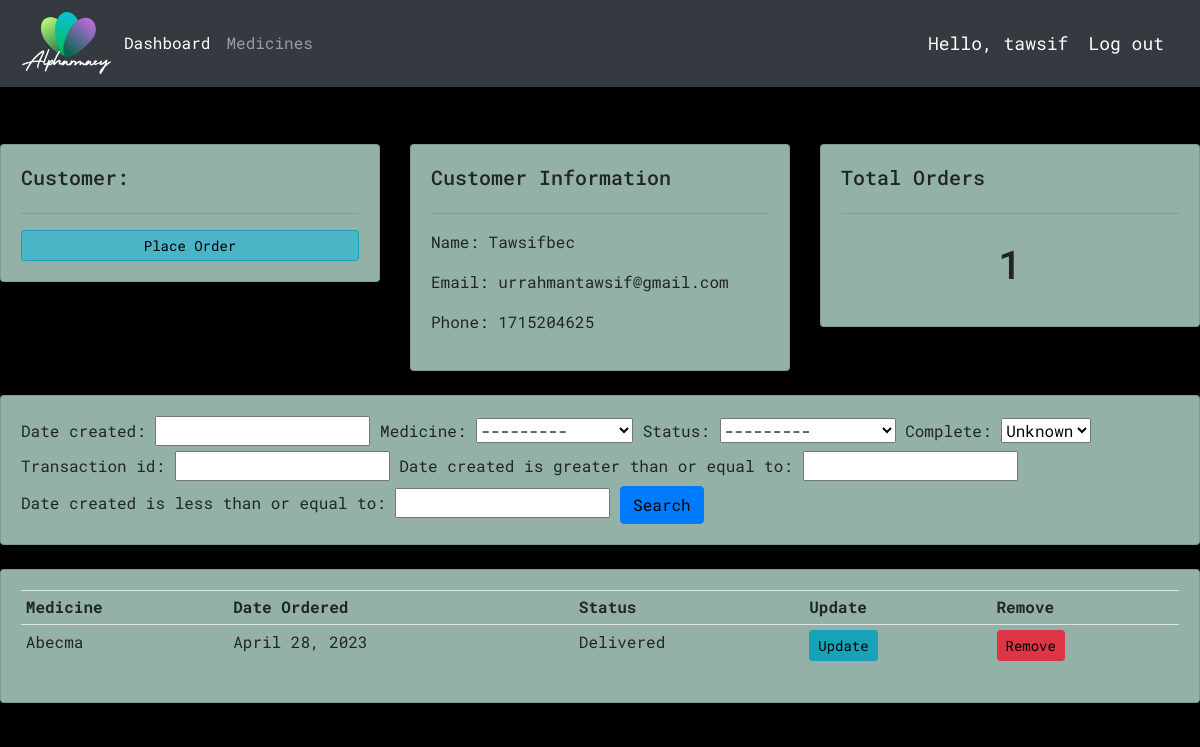
Screenshot of /customers/1/ (signed in) with the database file from the repository.
### pharmacy_app/models.py (models this page shows, shortened)
class Customer(models.Model):
    user = models.OneToOneField(User, null=True, blank=True, on_delete=models.CASCADE)
    customer_name = models.CharField(max_length=100,null=True)
    customer_phone = models.PositiveIntegerField(null=True)
    customer_mail = models.CharField(max_length=100,null=True)
    customer_age = models.PositiveIntegerField(null=True)
    customer_password = models.CharField(max_length=100,null=True)
    customer_location = models.CharField(max_length=100,null=True)

class Order(models.Model):
    STATUS = (
        ('Pending','pending'),
        ('Out for delivery','Out for delivery'),
        ('Delivered','Delivered'),
    )
    customer = models.ForeignKey(Customer,null=True,on_delete=models.SET_NULL)
    total_bill = models.PositiveIntegerField(null=True)
    quantity = models.PositiveIntegerField(null=True)
    date_created = models.DateField(auto_now_add=True,null=True)
    medicine = models.ForeignKey(Medicine,null=True,on_delete=models.SET_NULL)
    status = models.CharField(max_length=100,null=True,choices=STATUS)
    complete = models.BooleanField(default=False)
    transaction_id = models.CharField(max_length=100, null=True)

class Medicine(models.Model):
    medicine_name = models.CharField(max_length=100,null=True)
    expire_date = models.DateField(null=True)
    group_name = models.CharField(max_length=100,null=True)
    company_name = models.CharField(max_length=100,null=True)
    price = models.PositiveIntegerField(null=True)
    digital = models.BooleanField(default=False,null=True, blank=True)
    image = models.ImageField(null=True, blank=True)
    def __str__(self):
        return self.medicine_name

### pharmacy_app/views.py (the view)
# urls.py: path('customers/<str:pk>/',views.customers,name="customers"),
@login_required(login_url='login')
def customers(request,pk):
    customer = Customer.objects.get(id=pk)
    orders = customer.order_set.all()
    order_count = orders.count()
    myFilter = OrderFilter(request.GET,queryset=orders)
    orders = myFilter.qs
    return render(request,'pharmacy/customers.html',{'myFilter':myFilter,'customer':customer,'orders':orders,'order_count':order_count})

### pharmacy_app/templates/pharmacy/customers.html
{% extends 'pharmacy/main.html' %}
{% block content %}
<br>
<div class="row">
    <div class="col-md">
        <div class="card card-body">
            <h5>Customer: </h5>
            <hr>
            <a href="{% url 'create_order' customer.id %}" class="btn btn-outline-info btn-sm btn-block" id="orderBtn">Place Order</a>
        </div>
    </div>
    <div class="col-md">
        <div class="card card-body">
            <h5>Customer Information</h5>
            <hr>
            <p>Name: {{customer.customer_name}}</p>
            <p>Email: {{customer.customer_mail}}</p>
            <p>Phone: {{customer.customer_phone}}</p>
        </div>
    </div>
    <div class="col-md">
        <div class="card card-body">
            <h5>Total Orders</h5>
            <hr>
            <h1 style="text-align: center;padding: 10px">{{order_count}}</h1>
        </div>
    </div>
</div>
<br>
<div class="row">
    <div class="col">
        <div class="card card-body">
            <form method="get">
                {{myFilter.form}}
                <button class="btn btn-primary" type="submit">Search</button>
            </form>
        </div>
    </div>
</div>
<br>
<div class="row">
    <div class="col-md">
        <div class="card card-body">
            <table class="table table-sm">
                <tr>
                    <th>Medicine</th>
                    <th>Date Ordered</th>
                    <th>Status</th>
                    <th>Update</th>
                    <th>Remove</th>
                </tr>
                {% for order in orders %}
                <tr>
                    <td>{{order.medicine}}</td>
                    <td>{{order.date_created}}</td>
                    <td>{{order.status}}</td>
                    <td><a class="btn btn-sm btn-info" href="{% url 'update_order' order.id %}">Update</a></td>
                    <td><a class="btn btn-sm btn-danger" href="{% url 'delete_order' order.id %}">Remove</a></td>
                </tr>
                {% endfor %}
            </table>
        </div>
    </div>
</div>
{% endblock %}

### pharmacy_app/templates/pharmacy/navbar.html (shortened to what this page needs)
{% load static %}
<nav class="navbar navbar-expand-lg navbar-dark bg-dark">
    <img id='logo' src="{% static '/images/logo.png' %}" alt="...">
    <div class="collapse navbar-collapse" id="navbarNav">
      <ul class="navbar-nav">
        <li class="nav-item active">
          <a class="nav-link" href="{% url 'dashboard' %} ">Dashboard</a>
        </li>
        <li class="nav-item">
          <a class="nav-link" href="{% url 'medicines' %}">Medicines</a>
        </li>
      </ul>
    </div>
    <span class="hello-msg">Hello, {{request.user}}</span>
    <a class="hello-msg" href="{% url 'logout' %}">Log out</a>
  </nav>
<hr>

### static/css/main.css (style rules this page uses)
html,body { font-family: 'Martian Mono', monospace; font-family: 'Roboto Mono', monospace; background-color: black; }
.card { background-color: rgb(147, 177, 166) }
#logo { width: 100px; height: auto; }
.btn { color: black; }
#orderBtn { background-color: #4cb4c7; }

### pharmacy_app/templates/pharmacy/navbar.html (style rules this page uses)
.hello-msg { font-size: 18px; color: #fff; margin-right: 20px; }

### rows the page displays
Customer: customer_name "Tawsifbec", customer_mail "urrahmantawsif@gmail.com", customer_phone "1715204625"
Order: medicine "Abecma", date_created "April 28, 2023", status "Delivered"

### other values shown
{{ request.user }} "tawsif"
{{ order_count }} "1"
